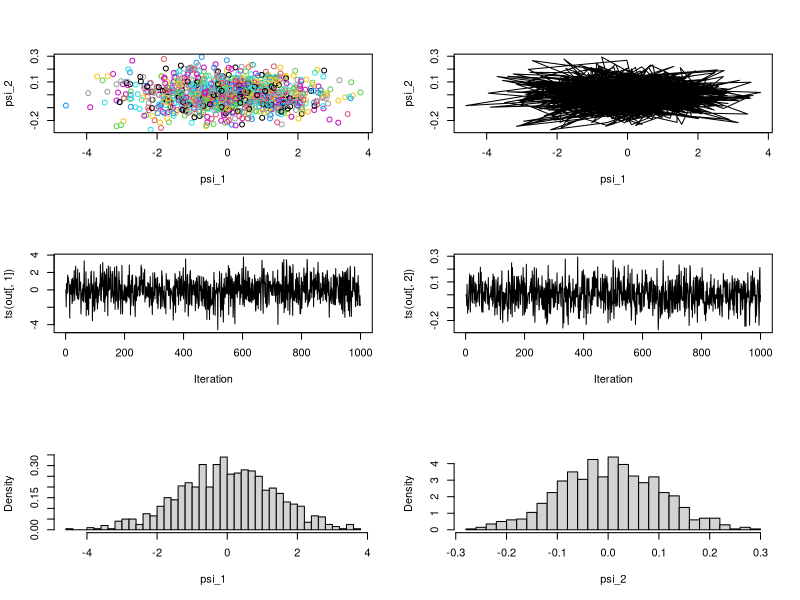

Here is the R script that generated this plot:
gibbs <- function(N,rho){
  psi_1_star <- 0
  psi_2_star <- 0
  samples <- matrix(ncol = 2, nrow = N)
  colnames(samples) <- c('psi_1','psi_2')
  samples[1,] <- c(psi_1_star, psi_2_star)
  
  for(i in 2:N){
    psi_1_star <- rnorm(1,0,sqrt(1+rho))
    psi_2_star <- rnorm(1,0,sqrt(1-rho))
    samples[i,] <- c(psi_1_star, psi_2_star)
  }
  return(samples)
}

out <- gibbs(1000,0.99)

par(mfrow=c(3,2))
plot(out,col=1:1000)
plot(out,type="l")
plot(ts(out[,1]),xlab="Iteration")
plot(ts(out[,2]),xlab="Iteration")
hist(out[,1],40,freq=FALSE,main="",xlab="psi_1")
hist(out[,2],40,freq=FALSE,main="",xlab="psi_2")
